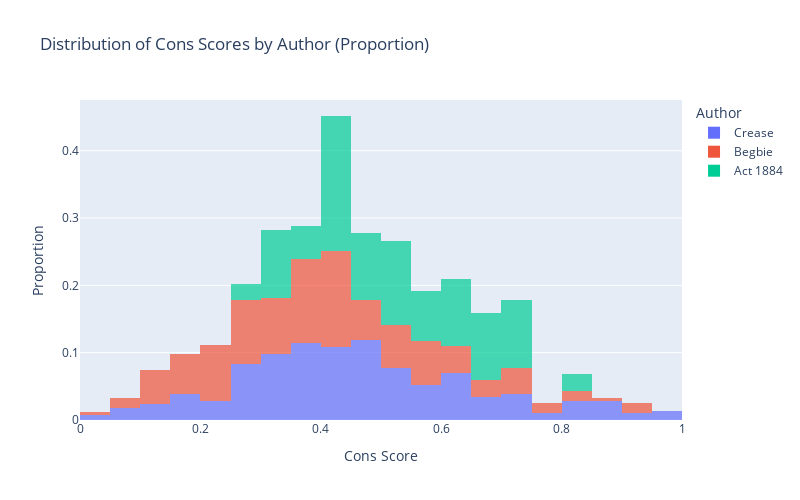

The notebook cell saved with this chart:
### Code cell
# Plot histogram for Cons scores (proportion)
fig_cons = px.histogram(
    df_scores,
    x="Cons",
    color="Author",
    title="Distribution of Cons Scores by Author (Proportion)",
    nbins=30,
    opacity=0.7,
    labels={"Cons": "Cons Score"},
    histnorm="probability"  # Normalize to proportion
)
fig_cons.update_layout(
    xaxis_title="Cons Score",
    yaxis_title="Proportion",
    width=800,
    height=500
)
fig_cons.show()

### Figure 1 — Plotly figure (JSON) as saved in the notebook; plotly's stock layout.template omitted (floating-point values rounded to 4 significant figures; data arrays with more than 128 entries replaced by an {"elided": "..."} marker saying what was removed)
{"data": [{"bingroup": "x", "histnorm": "probability", "hovertemplate": "Author=Crease<br>Cons Score=%{x}<br>probability=%{y}<extra></extra>", "legendgroup": "Crease", "marker": {"color": "#636efa", "opacity": 0.7, "pattern": {"shape": ""}}, "name": "Crease", "nbinsx": 30, "orientation": "v", "showlegend": true, "type": "histogram", "x": {"elided": "287 float values"}, "xaxis": "x", "yaxis": "y"}, {"bingroup": "x", "histnorm": "probability", "hovertemplate": "Author=Begbie<br>Cons Score=%{x}<br>probability=%{y}<extra></extra>", "legendgroup": "Begbie", "marker": {"color": "#EF553B", "opacity": 0.7, "pattern": {"shape": ""}}, "name": "Begbie", "nbinsx": 30, "orientation": "v", "showlegend": true, "type": "histogram", "x": {"elided": "202 float values"}, "xaxis": "x", "yaxis": "y"}, {"bingroup": "x", "histnorm": "probability", "hovertemplate": "Author=Act 1884<br>Cons Score=%{x}<br>probability=%{y}<extra></extra>", "legendgroup": "Act 1884", "marker": {"color": "#00cc96", "opacity": 0.7, "pattern": {"shape": ""}}, "name": "Act 1884", "nbinsx": 30, "orientation": "v", "showlegend": true, "type": "histogram", "x": [0.6822, 0.8387, 0.6188, 0.3903, 0.6046, 0.5497, 0.7038, 0.3319, 0.7418, 0.4402, 0.7478, 0.7287, 0.4429, 0.3169, 0.3338, 0.5437, 0.4183, 0.4949, 0.5025, 0.632, 0.6908, 0.6624, 0.5942, 0.6494, 0.5717, 0.4896, 0.4197, 0.4887, 0.5272, 0.5417, 0.3897, 0.2764, 0.434, 0.4363, 0.4454, 0.5862, 0.3099, 0.4881, 0.41, 0.6759], "xaxis": "x", "yaxis": "y"}], "layout": {"barmode": "relative", "height": 500, "legend": {"title": {"text": "Author"}, "tracegroupgap": 0}, "title": {"text": "Distribution of Cons Scores by Author (Proportion)"}, "width": 800, "xaxis": {"anchor": "y", "domain": [0, 1], "title": {"text": "Cons Score"}}, "yaxis": {"anchor": "x", "domain": [0, 1], "title": {"text": "Proportion"}}}}
